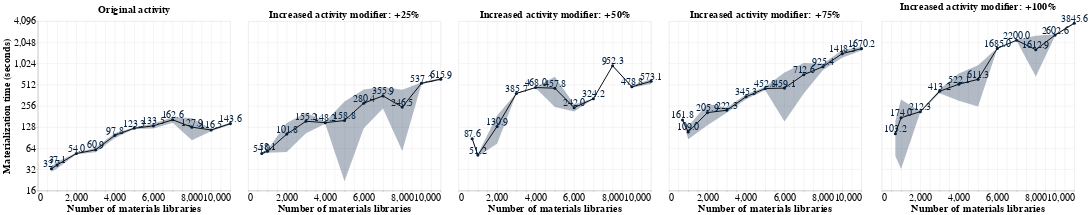

Here is the notebook cell this chart was saved with:
### Markdown cell above
# All horizontal

### Code cell
# To show all of them at once

real_mat_times_charts = []

indexes_with_y_axis = [0]

for i, m in enumerate(['Original activity', '+25%', '+50%', '+75%', '+100%']):
    # This is horrible, but works (altair was refusing to share the Y axis...)
    if i in indexes_with_y_axis:
        chart_y_axis = alt.Y('mean(real_time)', title="Materialization time (seconds)", axis=alt.Axis(tickCount=10), scale=alt.Scale(type='log', base=2))
        error_y_axis = alt.Y('real_time:Q', title="Materialization time (seconds)")
    else:
        chart_y_axis = alt.Y('mean(real_time)', title="Materialization time (seconds)", 
                           axis=alt.Axis(labels=False, title=None, ticks=False, domain=False, tickCount=10), scale=alt.Scale(type='log', base=10))
        error_y_axis = alt.Y('real_time:Q', title="Materialization time (seconds)", 
                           axis=alt.Axis(labels=False, title=None, ticks=False, domain=False))
    
    base = alt.Chart(materialization_times.query("multiplier == @m")).encode(
        x=alt.X('n_samples', title="Number of materials libraries"),
        y=chart_y_axis,
        #color='steelblue'
        #color=alt.Color(
        #    'multiplier',
        #    sort=['Original activity', '+25%', '+50%', '+75%', '+100%'], 
        #    legend=alt.Legend(
        #        title="Multiplier value",
        #        orient="top"
        #    )
        #)
    ).properties(
        title=f"Increased activity modifier: {m}" if i > 0 else "Original activity", 
        width=625, 
        height=550
    )
    
    error_layer = alt.Chart(materialization_times.query("multiplier == @m")).mark_errorband(extent='stdev', color='#001F3F').encode(
        x='n_samples',
        y=error_y_axis,
        #color='black'
        #color=alt.Color('multiplier:N', legend=None, sort=['Original activity', '+25%', '+50%', '+75%', '+100%'])
    )
    
    line_layer = base.mark_line(size=3, color='black') 
    point_layer = base.mark_point(size=100, filled=True, color='#001F3F')

    text_layer = base.encode(
        text=alt.Text('mean(real_time)', format='.1f'), 
    ).mark_text(
        align='center',
        baseline='middle',
        dx=0,
        dy=-15,
        color='#001F3F'
    ) 

    final_chart = error_layer + line_layer + point_layer + text_layer
    real_mat_times_charts.append(final_chart)

real_mat_times_chart = alt.hconcat(*real_mat_times_charts[:5], spacing=20).resolve_scale(
    y='shared'
)

real_mat_times_chart

### Figure 1 — Vega specification as saved in the notebook (floating-point values rounded to 4 significant figures)
{"$schema": "https://vega.github.io/schema/vega/v5.json", "data": [{"name": "source_0", "values": [{"center_real_time": 32.75, "lower_real_time": 29.81, "n_samples": 704, "upper_real_time": 35.69}, {"center_real_time": 37.14, "lower_real_time": 33.0, "n_samples": 1000, "upper_real_time": 41.27}, {"center_real_time": 53.95, "lower_real_time": 52.47, "n_samples": 2000, "upper_real_time": 55.44}, {"center_real_time": 60.91, "lower_real_time": 56.45, "n_samples": 3000, "upper_real_time": 65.38}, {"center_real_time": 97.83, "lower_real_time": 90.02, "n_samples": 4000, "upper_real_time": 105.6}, {"center_real_time": 123.3, "lower_real_time": 120.4, "n_samples": 5000, "upper_real_time": 126.2}, {"center_real_time": 133.5, "lower_real_time": 122.6, "n_samples": 6000, "upper_real_time": 144.3}, {"center_real_time": 162.6, "lower_real_time": 147.8, "n_samples": 7000, "upper_real_time": 177.5}, {"center_real_time": 127.9, "lower_real_time": 83.12, "n_samples": 8000, "upper_real_time": 172.7}, {"center_real_time": 116.5, "lower_real_time": 112.3, "n_samples": 9000, "upper_real_time": 120.8}, {"center_real_time": 143.6, "lower_real_time": 138.5, "n_samples": 10000, "upper_real_time": 148.6}]}, {"name": "source_1", "values": [{"mean_real_time": 32.75, "n_samples": 704}, {"mean_real_time": 37.14, "n_samples": 1000}, {"mean_real_time": 53.95, "n_samples": 2000}, {"mean_real_time": 60.91, "n_samples": 3000}, {"mean_real_time": 97.83, "n_samples": 4000}, {"mean_real_time": 123.3, "n_samples": 5000}, {"mean_real_time": 133.5, "n_samples": 6000}, {"mean_real_time": 162.6, "n_samples": 7000}, {"mean_real_time": 127.9, "n_samples": 8000}, {"mean_real_time": 116.5, "n_samples": 9000}, {"mean_real_time": 143.6, "n_samples": 10000}]}, {"name": "source_2", "values": [{"mean_real_time": 32.75, "n_samples": 704}, {"mean_real_time": 37.14, "n_samples": 1000}, {"mean_real_time": 53.95, "n_samples": 2000}, {"mean_real_time": 60.91, "n_samples": 3000}, {"mean_real_time": 97.83, "n_samples": 4000}, {"mean_real_time": 123.3, "n_samples": 5000}, {"mean_real_time": 133.5, "n_samples": 6000}, {"mean_real_time": 162.6, "n_samples": 7000}, {"mean_real_time": 127.9, "n_samples": 8000}, {"mean_real_time": 116.5, "n_samples": 9000}, {"mean_real_time": 143.6, "n_samples": 10000}]}, {"name": "source_3", "values": [{"mean_real_time": 32.75, "n_samples": 704}, {"mean_real_time": 37.14, "n_samples": 1000}, {"mean_real_time": 53.95, "n_samples": 2000}, {"mean_real_time": 60.91, "n_samples": 3000}, {"mean_real_time": 97.83, "n_samples": 4000}, {"mean_real_time": 123.3, "n_samples": 5000}, {"mean_real_time": 133.5, "n_samples": 6000}, {"mean_real_time": 162.6, "n_samples": 7000}, {"mean_real_time": 127.9, "n_samples": 8000}, {"mean_real_time": 116.5, "n_samples": 9000}, {"mean_real_time": 143.6, "n_samples": 10000}]}, {"name": "source_4", "values": [{"center_real_time": 53.98, "lower_real_time": 52.39, "n_samples": 704, "upper_real_time": 55.57}, {"center_real_time": 58.15, "lower_real_time": 55.42, "n_samples": 1000, "upper_real_time": 60.88}, {"center_real_time": 101.8, "lower_real_time": 56.62, "n_samples": 2000, "upper_real_time": 147.1}, {"center_real_time": 155.2, "lower_real_time": 105.0, "n_samples": 3000, "upper_real_time": 205.3}, {"center_real_time": 148.2, "lower_real_time": 142.8, "n_samples": 4000, "upper_real_time": 153.7}, {"center_real_time": 158.8, "lower_real_time": 21.85, "n_samples": 5000, "upper_real_time": 295.8}, {"center_real_time": 280.4, "lower_real_time": 123.8, "n_samples": 6000, "upper_real_time": 437.0}, {"center_real_time": 355.9, "lower_real_time": 236.4, "n_samples": 7000, "upper_real_time": 475.5}, {"center_real_time": 246.5, "lower_real_time": 58.47, "n_samples": 8000, "upper_real_time": 434.5}, {"center_real_time": 537.2, "lower_real_time": 524.3, "n_samples": 9000, "upper_real_time": 550.0}, {"center_real_time": 615.9, "lower_real_time": 591.7, "n_samples": 10000, "upper_real_time": 640.1}]}, {"name": "source_5", "values": [{"mean_real_time": 53.98, "n_samples": 704}, {"mean_real_time": 58.15, "n_samples": 1000}, {"mean_real_time": 101.8, "n_samples": 2000}, {"mean_real_time": 155.2, "n_samples": 3000}, {"mean_real_time": 148.2, "n_samples": 4000}, {"mean_real_time": 158.8, "n_samples": 5000}, {"mean_real_time": 280.4, "n_samples": 6000}, {"mean_real_time": 355.9, "n_samples": 7000}, {"mean_real_time": 246.5, "n_samples": 8000}, {"mean_real_time": 537.2, "n_samples": 9000}, {"mean_real_time": 615.9, "n_samples": 10000}]}, {"name": "source_6", "values": [{"mean_real_time": 53.98, "n_samples": 704}, {"mean_real_time": 58.15, "n_samples": 1000}, {"mean_real_time": 101.8, "n_samples": 2000}, {"mean_real_time": 155.2, "n_samples": 3000}, {"mean_real_time": 148.2, "n_samples": 4000}, {"mean_real_time": 158.8, "n_samples": 5000}, {"mean_real_time": 280.4, "n_samples": 6000}, {"mean_real_time": 355.9, "n_samples": 7000}, {"mean_real_time": 246.5, "n_samples": 8000}, {"mean_real_time": 537.2, "n_samples": 9000}, {"mean_real_time": 615.9, "n_samples": 10000}]}, {"name": "source_7", "values": [{"mean_real_time": 53.98, "n_samples": 704}, {"mean_real_time": 58.15, "n_samples": 1000}, {"mean_real_time": 101.8, "n_samples": 2000}, {"mean_real_time": 155.2, "n_samples": 3000}, {"mean_real_time": 148.2, "n_samples": 4000}, {"mean_real_time": 158.8, "n_samples": 5000}, {"mean_real_time": 280.4, "n_samples": 6000}, {"mean_real_time": 355.9, "n_samples": 7000}, {"mean_real_time": 246.5, "n_samples": 8000}, {"mean_real_time": 537.2, "n_samples": 9000}, {"mean_real_time": 615.9, "n_samples": 10000}]}, {"name": "source_8", "values": [{"center_real_time": 87.64, "lower_real_time": 84.69, "n_samples": 704, "upper_real_time": 90.6}, {"center_real_time": 51.2, "lower_real_time": 49.46, "n_samples": 1000, "upper_real_time": 52.95}, {"center_real_time": 130.9, "lower_real_time": 74.25, "n_samples": 2000, "upper_real_time": 187.5}, {"center_real_time": 385.7, "lower_real_time": 380.3, "n_samples": 3000, "upper_real_time": 391.1}, {"center_real_time": 468.0, "lower_real_time": 458.9, "n_samples": 4000, "upper_real_time": 477.1}, {"center_real_time": 457.8, "lower_real_time": 247.8, "n_samples": 5000, "upper_real_time": 667.8}, {"center_real_time": 242.0, "lower_real_time": 212.7, "n_samples": 6000, "upper_real_time": 271.4}, {"center_real_time": 324.2, "lower_real_time": 320.3, "n_samples": 7000, "upper_real_time": 328.0}, {"center_real_time": 952.3, "lower_real_time": 946.0, "n_samples": 8000, "upper_real_time": 958.6}, {"center_real_time": 478.8, "lower_real_time": 463.3, "n_samples": 9000, "upper_real_time": 494.2}, {"center_real_time": 573.1, "lower_real_time": 525.4, "n_samples": 10000, "upper_real_time": 620.7}]}, {"name": "source_9", "values": [{"mean_real_time": 87.64, "n_samples": 704}, {"mean_real_time": 51.2, "n_samples": 1000}, {"mean_real_time": 130.9, "n_samples": 2000}, {"mean_real_time": 385.7, "n_samples": 3000}, {"mean_real_time": 468.0, "n_samples": 4000}, {"mean_real_time": 457.8, "n_samples": 5000}, {"mean_real_time": 242.0, "n_samples": 6000}, {"mean_real_time": 324.2, "n_samples": 7000}, {"mean_real_time": 952.3, "n_samples": 8000}, {"mean_real_time": 478.8, "n_samples": 9000}, {"mean_real_time": 573.1, "n_samples": 10000}]}, {"name": "source_10", "values": [{"mean_real_time": 87.64, "n_samples": 704}, {"mean_real_time": 51.2, "n_samples": 1000}, {"mean_real_time": 130.9, "n_samples": 2000}, {"mean_real_time": 385.7, "n_samples": 3000}, {"mean_real_time": 468.0, "n_samples": 4000}, {"mean_real_time": 457.8, "n_samples": 5000}, {"mean_real_time": 242.0, "n_samples": 6000}, {"mean_real_time": 324.2, "n_samples": 7000}, {"mean_real_time": 952.3, "n_samples": 8000}, {"mean_real_time": 478.8, "n_samples": 9000}, {"mean_real_time": 573.1, "n_samples": 10000}]}, {"name": "source_11", "values": [{"mean_real_time": 87.64, "n_samples": 704}, {"mean_real_time": 51.2, "n_samples": 1000}, {"mean_real_time": 130.9, "n_samples": 2000}, {"mean_real_time": 385.7, "n_samples": 3000}, {"mean_real_time": 468.0, "n_samples": 4000}, {"mean_real_time": 457.8, "n_samples": 5000}, {"mean_real_time": 242.0, "n_samples": 6000}, {"mean_real_time": 324.2, "n_samples": 7000}, {"mean_real_time": 952.3, "n_samples": 8000}, {"mean_real_time": 478.8, "n_samples": 9000}, {"mean_real_time": 573.1, "n_samples": 10000}]}, {"name": "source_12", "values": [{"center_real_time": 161.8, "lower_real_time": 159.8, "n_samples": 704, "upper_real_time": 163.8}, {"center_real_time": 109.0, "lower_real_time": 86.17, "n_samples": 1000, "upper_real_time": 131.8}, {"center_real_time": 205.9, "lower_real_time": 136.5, "n_samples": 2000, "upper_real_time": 275.2}, {"center_real_time": 222.3, "lower_real_time": 204.3, "n_samples": 3000, "upper_real_time": 240.4}, {"center_real_time": 345.3, "lower_real_time": 317.5, "n_samples": 4000, "upper_real_time": 373.1}, {"center_real_time": 452.8, "lower_real_time": 427.5, "n_samples": 5000, "upper_real_time": 478.0}, {"center_real_time": 459.1, "lower_real_time": 154.2, "n_samples": 6000, "upper_real_time": 764.1}, {"center_real_time": 712.6, "lower_real_time": 384.5, "n_samples": 7000, "upper_real_time": 1041.0}, {"center_real_time": 925.4, "lower_real_time": 832.0, "n_samples": 8000, "upper_real_time": 1019.0}, {"center_real_time": 1418.0, "lower_real_time": 1240.0, "n_samples": 9000, "upper_real_time": 1597.0}, {"center_real_time": 1670.0, "lower_real_time": 1579.0, "n_samples": 10000, "upper_real_time": 1762.0}]}, {"name": "source_13", "values": [{"mean_real_time": 161.8, "n_samples": 704}, {"mean_real_time": 109.0, "n_samples": 1000}, {"mean_real_time": 205.9, "n_samples": 2000}, {"mean_real_time": 222.3, "n_samples": 3000}, {"mean_real_time": 345.3, "n_samples": 4000}, {"mean_real_time": 452.8, "n_samples": 5000}, {"mean_real_time": 459.1, "n_samples": 6000}, {"mean_real_time": 712.6, "n_samples": 7000}, {"mean_real_time": 925.4, "n_samples": 8000}, {"mean_real_time": 1418.0, "n_samples": 9000}, {"mean_real_time": 1670.0, "n_samples": 10000}]}, {"name": "source_14", "values": [{"mean_real_time": 161.8, "n_samples": 704}, {"mean_real_time": 109.0, "n_samples": 1000}, {"mean_real_time": 205.9, "n_samples": 2000}, {"mean_real_time": 222.3, "n_samples": 3000}, {"mean_real_time": 345.3, "n_samples": 4000}, {"mean_real_time": 452.8, "n_samples": 5000}, {"mean_real_time": 459.1, "n_samples": 6000}, {"mean_real_time": 712.6, "n_samples": 7000}, {"mean_real_time": 925.4, "n_samples": 8000}, {"mean_real_time": 1418.0, "n_samples": 9000}, {"mean_real_time": 1670.0, "n_samples": 10000}]}, {"name": "source_15", "values": [{"mean_real_time": 161.8, "n_samples": 704}, {"mean_real_time": 109.0, "n_samples": 1000}, {"mean_real_time": 205.9, "n_samples": 2000}, {"mean_real_time": 222.3, "n_samples": 3000}, {"mean_real_time": 345.3, "n_samples": 4000}, {"mean_real_time": 452.8, "n_samples": 5000}, {"mean_real_time": 459.1, "n_samples": 6000}, {"mean_real_time": 712.6, "n_samples": 7000}, {"mean_real_time": 925.4, "n_samples": 8000}, {"mean_real_time": 1418.0, "n_samples": 9000}, {"mean_real_time": 1670.0, "n_samples": 10000}]}, {"name": "source_16", "values": [{"center_real_time": 103.2, "lower_real_time": 49.76, "n_samples": 704, "upper_real_time": 156.6}, {"center_real_time": 174.0, "lower_real_time": 32.53, "n_samples": 1000, "upper_real_time": 315.5}, {"center_real_time": 212.3, "lower_real_time": 208.7, "n_samples": 2000, "upper_real_time": 215.9}, {"center_real_time": 413.2, "lower_real_time": 389.5, "n_samples": 3000, "upper_real_time": 436.9}, {"center_real_time": 522.1, "lower_real_time": 304.3, "n_samples": 4000, "upper_real_time": 739.9}, {"center_real_time": 611.3, "lower_real_time": 252.2, "n_samples": 5000, "upper_real_time": 970.4}, {"center_real_time": 1685.0, "lower_real_time": 1666.0, "n_samples": 6000, "upper_real_time": 1704.0}, {"center_real_time": 2200.0, "lower_real_time": 2169.0, "n_samples": 7000, "upper_real_time": 2231.0}, {"center_real_time": 1613.0, "lower_real_time": 669.2, "n_samples": 8000, "upper_real_time": 2557.0}, {"center_real_time": 2603.0, "lower_real_time": 2534.0, "n_samples": 9000, "upper_real_time": 2671.0}, {"center_real_time": 3846.0, "lower_real_time": 3763.0, "n_samples": 10000, "upper_real_time": 3928.0}]}, {"name": "source_17", "values": [{"mean_real_time": 103.2, "n_samples": 704}, {"mean_real_time": 174.0, "n_samples": 1000}, {"mean_real_time": 212.3, "n_samples": 2000}, {"mean_real_time": 413.2, "n_samples": 3000}, {"mean_real_time": 522.1, "n_samples": 4000}, {"mean_real_time": 611.3, "n_samples": 5000}, {"mean_real_time": 1685.0, "n_samples": 6000}, {"mean_real_time": 2200.0, "n_samples": 7000}, {"mean_real_time": 1613.0, "n_samples": 8000}, {"mean_real_time": 2603.0, "n_samples": 9000}, {"mean_real_time": 3846.0, "n_samples": 10000}]}, {"name": "source_18", "values": [{"mean_real_time": 103.2, "n_samples": 704}, {"mean_real_time": 174.0, "n_samples": 1000}, {"mean_real_time": 212.3, "n_samples": 2000}, {"mean_real_time": 413.2, "n_samples": 3000}, {"mean_real_time": 522.1, "n_samples": 4000}, {"mean_real_time": 611.3, "n_samples": 5000}, {"mean_real_time": 1685.0, "n_samples": 6000}, {"mean_real_time": 2200.0, "n_samples": 7000}, {"mean_real_time": 1613.0, "n_samples": 8000}, {"mean_real_time": 2603.0, "n_samples": 9000}, {"mean_real_time": 3846.0, "n_samples": 10000}]}, {"name": "source_19", "values": [{"mean_real_time": 103.2, "n_samples": 704}, {"mean_real_time": 174.0, "n_samples": 1000}, {"mean_real_time": 212.3, "n_samples": 2000}, {"mean_real_time": 413.2, "n_samples": 3000}, {"mean_real_time": 522.1, "n_samples": 4000}, {"mean_real_time": 611.3, "n_samples": 5000}, {"mean_real_time": 1685.0, "n_samples": 6000}, {"mean_real_time": 2200.0, "n_samples": 7000}, {"mean_real_time": 1613.0, "n_samples": 8000}, {"mean_real_time": 2603.0, "n_samples": 9000}, {"mean_real_time": 3846.0, "n_samples": 10000}]}], "signals": [{"name": "childWidth", "value": 625}], "marks": [{"type": "group", "name": "concat_0_group", "encode": {"update": {"height": {"signal": "height"}, "width": {"signal": "childWidth"}}}, "marks": [{"type": "area", "name": "concat_0_layer_0_layer_0_marks", "from": {"data": "source_0"}, "sort": {"field": "x"}, "encode": {"update": {"opacity": {"value": 0.3}, "orient": {"value": "vertical"}, "tooltip": {"signal": "{\"Mean of Materialization time (seconds)\": format(datum[\"center_real_time\"], \"\"), \"Mean + stdev of Materialization time (seconds)\": format(datum[\"upper_real_time\"], \"\"), \"Mean - stdev of Materialization time (seconds)\": format(datum[\"lower_real_time\"], \"\"), \"n_samples\": format(datum[\"n_samples\"], \"\")}"}, "x": {"field": "n_samples", "scale": "concat_0_x"}, "defined": {"signal": "isValid(datum[\"n_samples\"]) && isFinite(+datum[\"n_samples\"]) && isValid(datum[\"lower_real_time\"]) && isFinite(+datum[\"lower_real_time\"])"}, "fill": {"value": "#001F3F"}, "y2": {"field": "upper_real_time", "scale": "y"}, "y": {"field": "lower_real_time", "scale": "y"}}}, "style": ["area", "errorband-band"]}, {"type": "line", "name": "concat_0_layer_1_marks", "from": {"data": "source_1"}, "sort": {"field": "x"}, "encode": {"update": {"stroke": {"value": "black"}, "defined": {"signal": "isValid(datum[\"n_samples\"]) && isFinite(+datum[\"n_samples\"]) && isValid(datum[\"mean_real_time\"]) && isFinite(+datum[\"mean_real_time\"])"}, "x": {"field": "n_samples", "scale": "concat_0_x"}, "y": {"field": "mean_real_time", "scale": "y"}, "strokeWidth": {"value": 3}}}, "style": ["line"]}, {"type": "symbol", "name": "concat_0_layer_2_marks", "from": {"data": "source_2"}, "encode": {"update": {"size": {"value": 100}, "x": {"field": "n_samples", "scale": "concat_0_x"}, "y": {"field": "mean_real_time", "scale": "y"}, "fill": {"value": "#001F3F"}}}, "style": ["point"]}, {"type": "text", "name": "concat_0_layer_3_marks", "from": {"data": "source_3"}, "encode": {"update": {"text": {"signal": "format(datum[\"mean_real_time\"], \".1f\")"}, "y": {"field": "mean_real_time", "scale": "y"}, "fontSize": {"value": 32}, "dx": {"value": 0}, "baseline": {"value": "middle"}, "fill": {"value": "#001F3F"}, "dy": {"value": -15}, "align": {"value": "center"}, "x": {"field": "n_samples", "scale": "concat_0_x"}}}, "style": ["text"]}], "axes": [{"scale": "concat_0_x", "gridScale": "y", "labels": false, "zindex": 0, "minExtent": 0, "grid": true, "orient": "bottom", "ticks": false, "maxExtent": 0, "tickCount": {"signal": "ceil(childWidth/40)"}, "aria": false, "domain": false}, {"scale": "y", "grid": true, "maxExtent": 0, "ticks": false, "zindex": 0, "minExtent": 0, "aria": false, "domain": false, "orient": "left", "tickCount": 10, "gridScale": "concat_0_x", "labels": false}, {"scale": "concat_0_x", "zindex": 0, "title": "Number of materials libraries", "orient": "bottom", "grid": false, "labelOverlap": true, "labelFlush": true, "tickCount": {"signal": "ceil(childWidth/40)"}}, {"scale": "y", "orient": "left", "tickCount": 10, "labelOverlap": "greedy", "title": "Materialization time (seconds)", "zindex": 0, "grid": false}], "title": {"text": "Original activity", "frame": "group", "limit": 0}, "style": "cell"}, {"type": "group", "name": "concat_1_group", "encode": {"update": {"height": {"signal": "height"}, "width": {"signal": "childWidth"}}}, "marks": [{"type": "area", "name": "concat_1_layer_0_layer_0_marks", "from": {"data": "source_4"}, "sort": {"field": "x"}, "encode": {"update": {"fill": {"value": "#001F3F"}, "x": {"field": "n_samples", "scale": "concat_1_x"}, "y": {"field": "lower_real_time", "scale": "y"}, "defined": {"signal": "isValid(datum[\"n_samples\"]) && isFinite(+datum[\"n_samples\"]) && isValid(datum[\"lower_real_time\"]) && isFinite(+datum[\"lower_real_time\"])"}, "orient": {"value": "vertical"}, "tooltip": {"signal": "{\"Mean of Materialization time (seconds)\": format(datum[\"center_real_time\"], \"\"), \"Mean + stdev of Materialization time (seconds)\": format(datum[\"upper_real_time\"], \"\"), \"Mean - stdev of Materialization time (seconds)\": format(datum[\"lower_real_time\"], \"\"), \"n_samples\": format(datum[\"n_samples\"], \"\")}"}, "opacity": {"value": 0.3}, "y2": {"field": "upper_real_time", "scale": "y"}}}, "style": ["area", "errorband-band"]}, {"type": "line", "name": "concat_1_layer_1_marks", "from": {"data": "source_5"}, "sort": {"field": "x"}, "encode": {"update": {"x": {"field": "n_samples", "scale": "concat_1_x"}, "y": {"field": "mean_real_time", "scale": "y"}, "defined": {"signal": "isValid(datum[\"n_samples\"]) && isFinite(+datum[\"n_samples\"]) && isValid(datum[\"mean_real_time\"]) && isFinite(+datum[\"mean_real_time\"])"}, "strokeWidth": {"value": 3}, "stroke": {"value": "black"}}}, "style": ["line"]}, {"type": "symbol", "name": "concat_1_layer_2_marks", "from": {"data": "source_6"}, "encode": {"update": {"size": {"value": 100}, "fill": {"value": "#001F3F"}, "x": {"field": "n_samples", "scale": "concat_1_x"}, "y": {"field": "mean_real_time", "scale": "y"}}}, "style": ["point"]}, {"type": "text", "name": "concat_1_layer_3_marks", "from": {"data": "source_7"}, "encode": {"update": {"x": {"field": "n_samples", "scale": "concat_1_x"}, "y": {"field": "mean_real_time", "scale": "y"}, "dy": {"value": -15}, "text": {"signal": "format(datum[\"mean_real_time\"], \".1f\")"}, "fontSize": {"value": 32}, "dx": {"value": 0}, "fill": {"value": "#001F3F"}, "align": {"value": "center"}, "baseline": {"value": "middle"}}}, "style": ["text"]}], "axes": [{"scale": "concat_1_x", "labels": false, "tickCount": {"signal": "ceil(childWidth/40)"}, "orient": "bottom", "minExtent": 0, "ticks": false, "maxExtent": 0, "aria": false, "grid": true, "domain": false, "gridScale": "y", "zindex": 0}, {"scale": "y", "zindex": 0, "orient": "left", "tickCount": 10, "minExtent": 0, "aria": false, "grid": true, "gridScale": "concat_1_x", "domain": false, "labels": false, "maxExtent": 0, "ticks": false}, {"scale": "concat_1_x", "title": "Number of materials libraries", "labelOverlap": true, "tickCount": {"signal": "ceil(childWidth/40)"}, "orient": "bottom", "zindex": 0, "grid": false, "labelFlush": true}, {"scale": "y", "labels": false, "ticks": false, "tickCount": 10, "labelOverlap": "greedy", "grid": false, "zindex": 0, "domain": false, "orient": "left"}], "title": {"text": "Increased activity modifier: +25%", "limit": 0, "frame": "group"}, "style": "cell"}, {"type": "group", "name": "concat_2_group", "encode": {"update": {"height": {"signal": "height"}, "width": {"signal": "childWidth"}}}, "marks": [{"type": "area", "name": "concat_2_layer_0_layer_0_marks", "from": {"data": "source_8"}, "sort": {"field": "x"}, "encode": {"update": {"x": {"field": "n_samples", "scale": "concat_2_x"}, "y": {"field": "lower_real_time", "scale": "y"}, "tooltip": {"signal": "{\"Mean of Materialization time (seconds)\": format(datum[\"center_real_time\"], \"\"), \"Mean + stdev of Materialization time (seconds)\": format(datum[\"upper_real_time\"], \"\"), \"Mean - stdev of Materialization time (seconds)\": format(datum[\"lower_real_time\"], \"\"), \"n_samples\": format(datum[\"n_samples\"], \"\")}"}, "fill": {"value": "#001F3F"}, "y2": {"field": "upper_real_time", "scale": "y"}, "defined": {"signal": "isValid(datum[\"n_samples\"]) && isFinite(+datum[\"n_samples\"]) && isValid(datum[\"lower_real_time\"]) && isFinite(+datum[\"lower_real_time\"])"}, "opacity": {"value": 0.3}, "orient": {"value": "vertical"}}}, "style": ["area", "errorband-band"]}, {"type": "line", "name": "concat_2_layer_1_marks", "from": {"data": "source_9"}, "sort": {"field": "x"}, "encode": {"update": {"x": {"field": "n_samples", "scale": "concat_2_x"}, "defined": {"signal": "isValid(datum[\"n_samples\"]) && isFinite(+datum[\"n_samples\"]) && isValid(datum[\"mean_real_time\"]) && isFinite(+datum[\"mean_real_time\"])"}, "stroke": {"value": "black"}, "y": {"field": "mean_real_time", "scale": "y"}, "strokeWidth": {"value": 3}}}, "style": ["line"]}, {"type": "symbol", "name": "concat_2_layer_2_marks", "from": {"data": "source_10"}, "encode": {"update": {"size": {"value": 100}, "y": {"field": "mean_real_time", "scale": "y"}, "fill": {"value": "#001F3F"}, "x": {"field": "n_samples", "scale": "concat_2_x"}}}, "style": ["point"]}, {"type": "text", "name": "concat_2_layer_3_marks", "from": {"data": "source_11"}, "encode": {"update": {"align": {"value": "center"}, "baseline": {"value": "middle"}, "dx": {"value": 0}, "y": {"field": "mean_real_time", "scale": "y"}, "text": {"signal": "format(datum[\"mean_real_time\"], \".1f\")"}, "fontSize": {"value": 32}, "dy": {"value": -15}, "x": {"field": "n_samples", "scale": "concat_2_x"}, "fill": {"value": "#001F3F"}}}, "style": ["text"]}], "axes": [{"scale": "concat_2_x", "ticks": false, "tickCount": {"signal": "ceil(childWidth/40)"}, "aria": false, "gridScale": "y", "zindex": 0, "grid": true, "labels": false, "orient": "bottom", "domain": false, "maxExtent": 0, "minExtent": 0}, {"scale": "y", "minExtent": 0, "grid": true, "domain": false, "aria": false, "ticks": false, "orient": "left", "tickCount": 10, "maxExtent": 0, "gridScale": "concat_2_x", "labels": false, "zindex": 0}, {"scale": "concat_2_x", "title": "Number of materials libraries", "labelOverlap": true, "grid": false, "zindex": 0, "tickCount": {"signal": "ceil(childWidth/40)"}, "orient": "bottom", "labelFlush": true}, {"scale": "y", "orient": "left", "labelOverlap": "greedy", "grid": false, "domain": false, "ticks": false, "tickCount": 10, "labels": false, "zindex": 0}], "title": {"text": "Increased activity modifier: +50%", "frame": "group", "limit": 0}, "style": "cell"}, {"type": "group", "name": "concat_3_group", "encode": {"update": {"height": {"signal": "height"}, "width": {"signal": "childWidth"}}}, "marks": [{"type": "area", "name": "concat_3_layer_0_layer_0_marks", "from": {"data": "source_12"}, "sort": {"field": "x"}, "encode": {"update": {"y": {"field": "lower_real_time", "scale": "y"}, "opacity": {"value": 0.3}, "y2": {"field": "upper_real_time", "scale": "y"}, "fill": {"value": "#001F3F"}, "defined": {"signal": "isValid(datum[\"n_samples\"]) && isFinite(+datum[\"n_samples\"]) && isValid(datum[\"lower_real_time\"]) && isFinite(+datum[\"lower_real_time\"])"}, "orient": {"value": "vertical"}, "tooltip": {"signal": "{\"Mean of Materialization time (seconds)\": format(datum[\"center_real_time\"], \"\"), \"Mean + stdev of Materialization time (seconds)\": format(datum[\"upper_real_time\"], \"\"), \"Mean - stdev of Materialization time (seconds)\": format(datum[\"lower_real_time\"], \"\"), \"n_samples\": format(datum[\"n_samples\"], \"\")}"}, "x": {"field": "n_samples", "scale": "concat_3_x"}}}, "style": ["area", "errorband-band"]}, {"type": "line", "name": "concat_3_layer_1_marks", "from": {"data": "source_13"}, "sort": {"field": "x"}, "encode": {"update": {"y": {"field": "mean_real_time", "scale": "y"}, "strokeWidth": {"value": 3}, "defined": {"signal": "isValid(datum[\"n_samples\"]) && isFinite(+datum[\"n_samples\"]) && isValid(datum[\"mean_real_time\"]) && isFinite(+datum[\"mean_real_time\"])"}, "x": {"field": "n_samples", "scale": "concat_3_x"}, "stroke": {"value": "black"}}}, "style": ["line"]}, {"type": "symbol", "name": "concat_3_layer_2_marks", "from": {"data": "source_14"}, "encode": {"update": {"fill": {"value": "#001F3F"}, "size": {"value": 100}, "x": {"field": "n_samples", "scale": "concat_3_x"}, "y": {"field": "mean_real_time", "scale": "y"}}}, "style": ["point"]}, {"type": "text", "name": "concat_3_layer_3_marks", "from": {"data": "source_15"}, "encode": {"update": {"text": {"signal": "format(datum[\"mean_real_time\"], \".1f\")"}, "x": {"field": "n_samples", "scale": "concat_3_x"}, "dx": {"value": 0}, "dy": {"value": -15}, "fontSize": {"value": 32}, "baseline": {"value": "middle"}, "align": {"value": "center"}, "fill": {"value": "#001F3F"}, "y": {"field": "mean_real_time", "scale": "y"}}}, "style": ["text"]}], "axes": [{"scale": "concat_3_x", "domain": false, "orient": "bottom", "minExtent": 0, "zindex": 0, "labels": false, "ticks": false, "grid": true, "gridScale": "y", "maxExtent": 0, "aria": false, "tickCount": {"signal": "ceil(childWidth/40)"}}, {"scale": "y", "orient": "left", "ticks": false, "labels": false, "domain": false, "gridScale": "concat_3_x", "grid": true, "maxExtent": 0, "aria": false, "minExtent": 0, "zindex": 0, "tickCount": 10}, {"scale": "concat_3_x", "labelOverlap": true, "zindex": 0, "title": "Number of materials libraries", "grid": false, "orient": "bottom", "labelFlush": true, "tickCount": {"signal": "ceil(childWidth/40)"}}, {"scale": "y", "grid": false, "ticks": false, "orient": "left", "tickCount": 10, "labelOverlap": "greedy", "zindex": 0, "domain": false, "labels": false}], "title": {"text": "Increased activity modifier: +75%", "frame": "group", "limit": 0}, "style": "cell"}, {"type": "group", "name": "concat_4_group", "encode": {"update": {"height": {"signal": "height"}, "width": {"signal": "childWidth"}}}, "marks": [{"type": "area", "name": "concat_4_layer_0_layer_0_marks", "from": {"data": "source_16"}, "sort": {"field": "x"}, "encode": {"update": {"tooltip": {"signal": "{\"Mean of Materialization time (seconds)\": format(datum[\"center_real_time\"], \"\"), \"Mean + stdev of Materialization time (seconds)\": format(datum[\"upper_real_time\"], \"\"), \"Mean - stdev of Materialization time (seconds)\": format(datum[\"lower_real_time\"], \"\"), \"n_samples\": format(datum[\"n_samples\"], \"\")}"}, "y": {"field": "lower_real_time", "scale": "y"}, "defined": {"signal": "isValid(datum[\"n_samples\"]) && isFinite(+datum[\"n_samples\"]) && isValid(datum[\"lower_real_time\"]) && isFinite(+datum[\"lower_real_time\"])"}, "fill": {"value": "#001F3F"}, "opacity": {"value": 0.3}, "orient": {"value": "vertical"}, "y2": {"field": "upper_real_time", "scale": "y"}, "x": {"field": "n_samples", "scale": "concat_4_x"}}}, "style": ["area", "errorband-band"]}, {"type": "line", "name": "concat_4_layer_1_marks", "from": {"data": "source_17"}, "sort": {"field": "x"}, "encode": {"update": {"y": {"field": "mean_real_time", "scale": "y"}, "stroke": {"value": "black"}, "strokeWidth": {"value": 3}, "x": {"field": "n_samples", "scale": "concat_4_x"}, "defined": {"signal": "isValid(datum[\"n_samples\"]) && isFinite(+datum[\"n_samples\"]) && isValid(datum[\"mean_real_time\"]) && isFinite(+datum[\"mean_real_time\"])"}}}, "style": ["line"]}, {"type": "symbol", "name": "concat_4_layer_2_marks", "from": {"data": "source_18"}, "encode": {"update": {"x": {"field": "n_samples", "scale": "concat_4_x"}, "size": {"value": 100}, "y": {"field": "mean_real_time", "scale": "y"}, "fill": {"value": "#001F3F"}}}, "style": ["point"]}, {"type": "text", "name": "concat_4_layer_3_marks", "from": {"data": "source_19"}, "encode": {"update": {"dy": {"value": -15}, "dx": {"value": 0}, "fill": {"value": "#001F3F"}, "align": {"value": "center"}, "y": {"field": "mean_real_time", "scale": "y"}, "text": {"signal": "format(datum[\"mean_real_time\"], \".1f\")"}, "x": {"field": "n_samples", "scale": "concat_4_x"}, "fontSize": {"value": 32}, "baseline": {"value": "middle"}}}, "style": ["text"]}], "axes": [{"scale": "concat_4_x", "aria": false, "labels": false, "ticks": false, "zindex": 0, "grid": true, "gridScale": "y", "tickCount": {"signal": "ceil(childWidth/40)"}, "minExtent": 0, "maxExtent": 0, "orient": "bottom", "domain": false}, {"scale": "y", "ticks": false, "tickCount": 10, "orient": "left", "maxExtent": 0, "gridScale": "concat_4_x", "labels": false, "domain": false, "aria": false, "grid": true, "minExtent": 0, "zindex": 0}, {"scale": "concat_4_x", "labelOverlap": true, "title": "Number of materials libraries", "grid": false, "tickCount": {"signal": "ceil(childWidth/40)"}, "zindex": 0, "orient": "bottom", "labelFlush": true}, {"scale": "y", "orient": "left", "zindex": 0, "labelOverlap": "greedy", "grid": false, "domain": false, "labels": false, "ticks": false, "tickCount": 10}], "title": {"text": "Increased activity modifier: +100%", "frame": "group", "limit": 0}, "style": "cell"}], "scales": [{"name": "y", "type": "log", "domain": {"fields": [{"data": "source_0", "field": "lower_real_time"}, {"data": "source_0", "field": "upper_real_time"}, {"data": "source_1", "field": "mean_real_time"}, {"data": "source_2", "field": "mean_real_time"}, {"data": "source_3", "field": "mean_real_time"}, {"data": "source_4", "field": "lower_real_time"}, {"data": "source_4", "field": "upper_real_time"}, {"data": "source_5", "field": "mean_real_time"}, {"data": "source_6", "field": "mean_real_time"}, {"data": "source_7", "field": "mean_real_time"}, {"data": "source_8", "field": "lower_real_time"}, {"data": "source_8", "field": "upper_real_time"}, {"data": "source_9", "field": "mean_real_time"}, {"data": "source_10", "field": "mean_real_time"}, {"data": "source_11", "field": "mean_real_time"}, {"data": "source_12", "field": "lower_real_time"}, {"data": "source_12", "field": "upper_real_time"}, {"data": "source_13", "field": "mean_real_time"}, {"data": "source_14", "field": "mean_real_time"}, {"data": "source_15", "field": "mean_real_time"}, {"data": "source_16", "field": "lower_real_time"}, {"data": "source_16", "field": "upper_real_time"}, {"data": "source_17", "field": "mean_real_time"}, {"data": "source_18", "field": "mean_real_time"}, {"data": "source_19", "field": "mean_real_time"}]}, "range": [{"signal": "height"}, 0], "nice": true, "base": 2}, {"name": "concat_0_x", "type": "linear", "domain": {"fields": [{"data": "source_0", "field": "n_samples"}, {"data": "source_1", "field": "n_samples"}, {"data": "source_2", "field": "n_samples"}, {"data": "source_3", "field": "n_samples"}]}, "range": [0, {"signal": "childWidth"}], "zero": false, "nice": true}, {"name": "concat_1_x", "type": "linear", "domain": {"fields": [{"data": "source_4", "field": "n_samples"}, {"data": "source_5", "field": "n_samples"}, {"data": "source_6", "field": "n_samples"}, {"data": "source_7", "field": "n_samples"}]}, "range": [0, {"signal": "childWidth"}], "zero": false, "nice": true}, {"name": "concat_2_x", "type": "linear", "domain": {"fields": [{"data": "source_8", "field": "n_samples"}, {"data": "source_9", "field": "n_samples"}, {"data": "source_10", "field": "n_samples"}, {"data": "source_11", "field": "n_samples"}]}, "range": [0, {"signal": "childWidth"}], "nice": true, "zero": false}, {"name": "concat_3_x", "type": "linear", "domain": {"fields": [{"data": "source_12", "field": "n_samples"}, {"data": "source_13", "field": "n_samples"}, {"data": "source_14", "field": "n_samples"}, {"data": "source_15", "field": "n_samples"}]}, "range": [0, {"signal": "childWidth"}], "nice": true, "zero": false}, {"name": "concat_4_x", "type": "linear", "domain": {"fields": [{"data": "source_16", "field": "n_samples"}, {"data": "source_17", "field": "n_samples"}, {"data": "source_18", "field": "n_samples"}, {"data": "source_19", "field": "n_samples"}]}, "range": [0, {"signal": "childWidth"}], "nice": true, "zero": false}], "height": 550, "background": "white", "padding": 5, "config": {"range": {"category": ["#1f77b4", "#ff7f0e", "#2ca02c", "#e45756", "#9467bd", "#8c564b", "#e377c2", "#7f7f7f", "#efb118", "#17becf", "#e41a1c"]}, "axis": {"titleFontSize": 34, "labelFontSize": 32, "limit": 0}, "legend": {"titleFontSize": 32, "labelFontSize": 30, "labelLimit": 0, "titleLimit": 0}, "style": {"text": {"fontSize": 32, "limit": 0}, "group-title": {"fontSize": 34}, "group-subtitle": {"limit": 0}}}, "layout": {"padding": 20, "bounds": "full", "align": "each"}}
